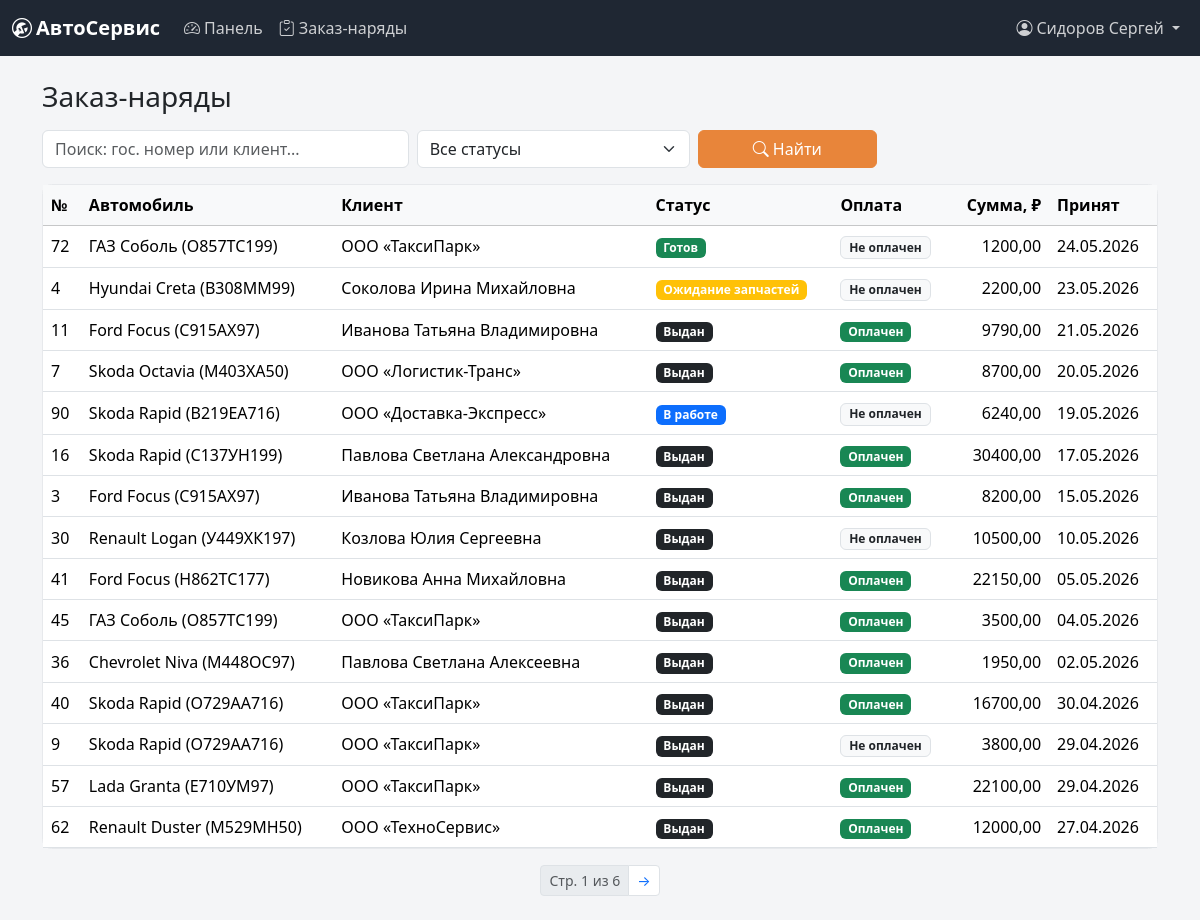
Page /orders/ (signed in) on the committed database.
### users/models.py (models this page shows, shortened)
class User(AbstractUser):
    class Role(models.TextChoices):
        ADMIN = "admin", "Администратор"
        RECEIVER = "receiver", "Мастер-приёмщик"
        MECHANIC = "mechanic", "Механик"
    middle_name = models.CharField("Отчество", max_length=150, blank=True)
    phone = models.CharField("Телефон", max_length=20, blank=True)
    role = models.CharField(
        "Роль", max_length=20, choices=Role.choices, default=Role.RECEIVER
    )
    class Meta:
        verbose_name = "Сотрудник"
        verbose_name_plural = "Сотрудники"
    @property
    def full_name(self):
        parts = [self.last_name, self.first_name, self.middle_name]
        return " ".join(p for p in parts if p) or self.username
    @property
    def is_admin(self):
        return self.is_superuser or self.role == self.Role.ADMIN
    @property
    def is_receiver(self):
        return self.role == self.Role.RECEIVER
    @property
    def is_mechanic(self):
        return self.role == self.Role.MECHANIC

### workshop/models.py (models this page shows, shortened)
class WorkOrder(models.Model):
    class Status(models.TextChoices):
        NEW = "new", "Принят"
        DIAGNOSTICS = "diagnostics", "Диагностика"
        APPROVAL = "approval", "Согласование"
        IN_PROGRESS = "in_progress", "В работе"
        WAITING_PARTS = "waiting_parts", "Ожидание запчастей"
        READY = "ready", "Готов"
        ISSUED = "issued", "Выдан"
    client = models.ForeignKey(
        Client, on_delete=models.PROTECT, related_name="orders",
        verbose_name="Клиент",
    )
    vehicle = models.ForeignKey(
        Vehicle, on_delete=models.PROTECT, related_name="orders",
        verbose_name="Автомобиль",
    )
    receiver = models.ForeignKey(
        settings.AUTH_USER_MODEL, on_delete=models.PROTECT,
        related_name="received_orders", verbose_name="Мастер-приёмщик",
    )
    status = models.CharField(
        "Статус", max_length=20, choices=Status.choices, default=Status.NEW
    )
    complaint = models.TextField("Жалоба клиента", blank=True)
    mileage_in = models.PositiveIntegerField(
        "Пробег при приёме, км", null=True, blank=True
    )
    total = models.DecimalField(
        "Итоговая сумма, ₽", max_digits=12, decimal_places=2,
        default=0, editable=False,
    )
    is_paid = models.BooleanField("Оплачен", default=False)
    created_at = models.DateTimeField("Дата приёма", auto_now_add=True)
    closed_at = models.DateTimeField("Дата выдачи", null=True, blank=True)
    class Meta:
        verbose_name = "Заказ-наряд"
        verbose_name_plural = "Заказ-наряды"
        ordering = ["-created_at"]
    @property
    def status_color(self):
        return {
            "new": "secondary",
            "diagnostics": "info",
            "approval": "warning",
            "in_progress": "primary",
            "waiting_parts": "warning",
            "ready": "success",
            "issued": "dark",
        }.get(self.status, "secondary")

class Vehicle(models.Model):
    client = models.ForeignKey(
        Client, on_delete=models.CASCADE, related_name="vehicles",
        verbose_name="Клиент",
    )
    brand = models.CharField("Марка", max_length=100)
    model = models.CharField("Модель", max_length=100)
    plate = models.CharField("Гос. номер", max_length=20)
    vin = models.CharField("VIN", max_length=17, blank=True)
    year = models.PositiveIntegerField("Год выпуска", null=True, blank=True)
    mileage = models.PositiveIntegerField("Пробег, км", null=True, blank=True)
    class Meta:
        verbose_name = "Автомобиль"
        verbose_name_plural = "Автомобили"
        ordering = ["brand", "model"]
    def __str__(self):
        return f"{self.brand} {self.model} ({self.plate})"

class Client(models.Model):
    class Type(models.TextChoices):
        INDIVIDUAL = "individual", "Физическое лицо"
        COMPANY = "company", "Юридическое лицо"
    full_name = models.CharField("ФИО / Название", max_length=255)
    phone = models.CharField("Телефон", max_length=20)
    email = models.EmailField("Email", blank=True)
    type = models.CharField(
        "Тип", max_length=20, choices=Type.choices, default=Type.INDIVIDUAL
    )
    created_at = models.DateTimeField("Дата регистрации", auto_now_add=True)
    class Meta:
        verbose_name = "Клиент"
        verbose_name_plural = "Клиенты"
        ordering = ["full_name"]

### workshop/views.py (the view)
# urls.py: path("orders/", views.WorkOrderListView.as_view(), name="order_list"),
class WorkOrderListView(OrderAccess, ListView):
    model = WorkOrder
    template_name = "orders/order_list.html"
    paginate_by = 15
    def get_queryset(self):
        qs = WorkOrder.objects.select_related("client", "vehicle", "receiver")
        status = self.request.GET.get("status", "").strip()
        query = self.request.GET.get("q", "").strip()
        if status:
            qs = qs.filter(status=status)
        if query:
            qs = qs.filter(
                Q(vehicle__plate__icontains=query)
                | Q(client__full_name__icontains=query)
            )
        return qs
    def get_context_data(self, **kwargs):
        ctx = super().get_context_data(**kwargs)
        ctx["q"] = self.request.GET.get("q", "")
        ctx["status"] = self.request.GET.get("status", "")
        ctx["status_choices"] = WorkOrder.Status.choices
        return ctx

### users/access.py (called while the page is built)
    def dispatch(self, request, *args, **kwargs):
        if not request.user.is_authenticated:
            return self.handle_no_permission()
        if request.user.is_superuser or request.user.role in self.allowed_roles:
            return super().dispatch(request, *args, **kwargs)
        raise PermissionDenied

### workshop/context_processors.py (called while the page is built)
def workshop_info(request):
    return {"workshop": getattr(settings, "WORKSHOP_INFO", {})}

### templates/orders/order_list.html (shortened to what this page needs)
{% extends "base.html" %}
{% block content %}
<div class="d-flex justify-content-between align-items-center mb-3">
  <h1 class="h3 mb-0">Заказ-наряды</h1>
</div>
<form method="get" class="row g-2 mb-3">
  <div class="col-md-4">
    <input type="text" name="q" value="{{ q }}" class="form-control" placeholder="Поиск: гос. номер или клиент...">
  </div>
  <div class="col-md-3">
    <select name="status" class="form-select" onchange="this.form.submit()">
      <option value="">Все статусы</option>
    </select>
  </div>
  <div class="col-md-2"><button class="btn btn-primary w-100"><i class="bi bi-search me-1"></i>Найти</button></div>
</form>
<div class="card"><div class="table-responsive">
  <table class="table table-hover align-middle mb-0">
    <thead class="table-light"><tr>
      <th>№</th><th>Автомобиль</th><th>Клиент</th><th>Статус</th>
      <th>Оплата</th><th class="text-end">Сумма, ₽</th><th>Принят</th>
    </tr></thead>
    <tbody>
      {% for o in object_list %}
      <tr style="cursor:pointer" onclick="location.href='{% url 'order_detail' o.pk %}'">
        <td class="fw-medium">{{ o.id }}</td>
        <td>{{ o.vehicle }}</td>
        <td>{{ o.client.full_name }}</td>
        <td><span class="badge bg-{{ o.status_color }}">{{ o.get_status_display }}</span></td>
        <td>{% if o.is_paid %}<span class="badge bg-success">Оплачен</span>{% else %}<span class="badge bg-light text-dark border">Не оплачен</span>{% endif %}</td>
        <td class="text-end">{{ o.total }}</td>
        <td>{{ o.created_at|date:"d.m.Y" }}</td>
      </tr>
      {% empty %}
      <tr><td colspan="7" class="text-center text-muted py-4">Заказ-наряды не найдены</td></tr>
      {% endfor %}
    </tbody>
  </table>
</div></div>
{% if is_paginated %}
<nav class="mt-3"><ul class="pagination pagination-sm justify-content-center mb-0">
  <li class="page-item disabled"><span class="page-link">Стр. {{ page_obj.number }} из {{ page_obj.paginator.num_pages }}</span></li>
  {% if page_obj.has_next %}
    <li class="page-item"><a class="page-link" href="?{% if q %}q={{ q }}&{% endif %}{% if status %}status={{ status }}&{% endif %}page={{ page_obj.next_page_number }}">→</a></li>
  {% endif %}
</ul></nav>
{% endif %}
{% endblock %}

### templates/base.html (shortened to what this page needs)
{% load static %}
<!doctype html>
<html lang="ru">
<head>
  <link href="https://cdn.jsdelivr.net/npm/bootstrap@5.3.3/dist/css/bootstrap.min.css" rel="stylesheet">
  <link href="https://cdn.jsdelivr.net/npm/bootstrap-icons@1.11.3/font/bootstrap-icons.min.css" rel="stylesheet">
  <link href="{% static 'css/app.css' %}" rel="stylesheet">
</head>
<body>
  <nav class="navbar navbar-expand-lg navbar-dark app-navbar">
    <div class="container-fluid">
      <a class="navbar-brand fw-semibold" href="{% url 'dashboard' %}">
        <i class="bi bi-wrench-adjustable-circle me-1"></i>АвтоСервис
      </a>
      {% if user.is_authenticated %}
      <div class="collapse navbar-collapse" id="mainNav">
        <ul class="navbar-nav me-auto mb-2 mb-lg-0">
          <li class="nav-item"><a class="nav-link" href="{% url 'dashboard' %}"><i class="bi bi-speedometer2 me-1"></i>Панель</a></li>
          <li class="nav-item"><a class="nav-link" href="{% url 'order_list' %}"><i class="bi bi-clipboard-check me-1"></i>Заказ-наряды</a></li>
        </ul>
        <ul class="navbar-nav">
          <li class="nav-item dropdown">
            <a class="nav-link dropdown-toggle" href="#" role="button" data-bs-toggle="dropdown">
              <i class="bi bi-person-circle me-1"></i>{{ user.full_name }}
            </a>
          </li>
        </ul>
      </div>
      {% endif %}
    </div>
  </nav>
  <main class="container py-4">
    {% block content %}{% endblock %}
  </main>
</body>
</html>

### static/css/app.css (style rules this page uses)
:root { --app-dark: #1f2733; --app-accent: #e8853a; --app-accent-dark: #c46a28; }
body { background-color: #f4f5f7; }
.app-navbar { background-color: var(--app-dark); }
.app-navbar .navbar-brand, .app-navbar .nav-link:hover { color: #fff; }
.app-navbar .nav-link { color: rgba(255, 255, 255, .78); }
.btn-primary { --bs-btn-bg: var(--app-accent); --bs-btn-border-color: var(--app-accent); --bs-btn-hover-bg: var(--app-accent-dark); --bs-btn-hover-border-color: var(--app-accent-dark); --bs-btn-active-bg: var(--app-accent-dark); --bs-btn-active-border-color: var(--app-accent-dark); }
.card { border: 1px solid #e7e9ec; border-radius: .6rem; }

### rows in the picture
User: full_name "Сидоров Сергей"
WorkOrder: id "72", vehicle "ГАЗ Соболь (О857ТС199)", client.full_name "ООО «ТаксиПарк»", status "Готов", is_paid "Не оплачен", total "1200,00", created_at "24.05.2026"
WorkOrder: id "4", vehicle "Hyundai Creta (В308ММ99)", client.full_name "Соколова Ирина Михайловна", status "Ожидание запчастей", is_paid "Не оплачен", total "2200,00", created_at "23.05.2026"
WorkOrder: id "11", vehicle "Ford Focus (С915АХ97)", client.full_name "Иванова Татьяна Владимировна", status "Выдан", is_paid "Оплачен", total "9790,00", created_at "21.05.2026"
WorkOrder: id "7", vehicle "Skoda Octavia (М403ХА50)", client.full_name "ООО «Логистик-Транс»", status "Выдан", is_paid "Оплачен", total "8700,00", created_at "20.05.2026"
WorkOrder: id "90", vehicle "Skoda Rapid (В219ЕА716)", client.full_name "ООО «Доставка-Экспресс»", status "В работе", is_paid "Не оплачен", total "6240,00", created_at "19.05.2026"
WorkOrder: id "16", vehicle "Skoda Rapid (С137УН199)", client.full_name "Павлова Светлана Александровна", status "Выдан", is_paid "Оплачен", total "30400,00", created_at "17.05.2026"
WorkOrder: id "3", vehicle "Ford Focus (С915АХ97)", client.full_name "Иванова Татьяна Владимировна", status "Выдан", is_paid "Оплачен", total "8200,00", created_at "15.05.2026"
WorkOrder: id "30", vehicle "Renault Logan (У449ХК197)", client.full_name "Козлова Юлия Сергеевна", status "Выдан", is_paid "Не оплачен", total "10500,00", created_at "10.05.2026"
WorkOrder: id "41", vehicle "Ford Focus (Н862ТС177)", client.full_name "Новикова Анна Михайловна", status "Выдан", is_paid "Оплачен", total "22150,00", created_at "05.05.2026"
WorkOrder: id "45", vehicle "ГАЗ Соболь (О857ТС199)", client.full_name "ООО «ТаксиПарк»", status "Выдан", is_paid "Оплачен", total "3500,00", created_at "04.05.2026"
WorkOrder: id "36", vehicle "Chevrolet Niva (М448ОС97)", client.full_name "Павлова Светлана Алексеевна", status "Выдан", is_paid "Оплачен", total "1950,00", created_at "02.05.2026"
WorkOrder: id "40", vehicle "Skoda Rapid (О729АА716)", client.full_name "ООО «ТаксиПарк»", status "Выдан", is_paid "Оплачен", total "16700,00", created_at "30.04.2026"
WorkOrder: id "9", vehicle "Skoda Rapid (О729АА716)", client.full_name "ООО «ТаксиПарк»", status "Выдан", is_paid "Не оплачен", total "3800,00", created_at "29.04.2026"
WorkOrder: id "57", vehicle "Lada Granta (Е710УМ97)", client.full_name "ООО «ТаксиПарк»", status "Выдан", is_paid "Оплачен", total "22100,00", created_at "29.04.2026"
WorkOrder: id "62", vehicle "Renault Duster (М529МН50)", client.full_name "ООО «ТехноСервис»", status "Выдан", is_paid "Оплачен", total "12000,00", created_at "27.04.2026"

### other values in the picture
{{ page_obj.number }} "1"
{{ page_obj.paginator.num_pages }} "6"
